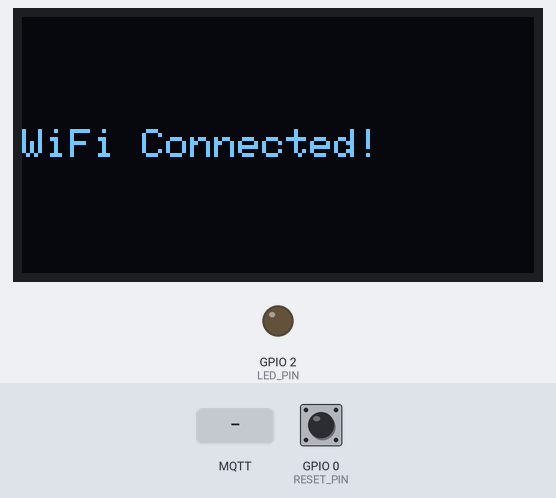
Recording of a sketch running on a simulated ESP32. Parts: 128×64 one-colour display, output pins drawn as LEDs (lit = HIGH). Dashed ring = blinking. The test bench sets the inputs (shaded band); at power-on: GPIO 0 (RESET_PIN) HIGH. WiFi joins after 1.5 s; servers stay silent unless stated; EEPROM starts erased; no MQTT or app messages arrive unless stated; what the sketch prints to the serial monitor is not drawn. At 9.2 s the program restarts the board; the recording ends there.

Above: at 4.0 s.
4.1 s: MQTT message "1" arrives on the first subscribed topic
At 4.22 s:
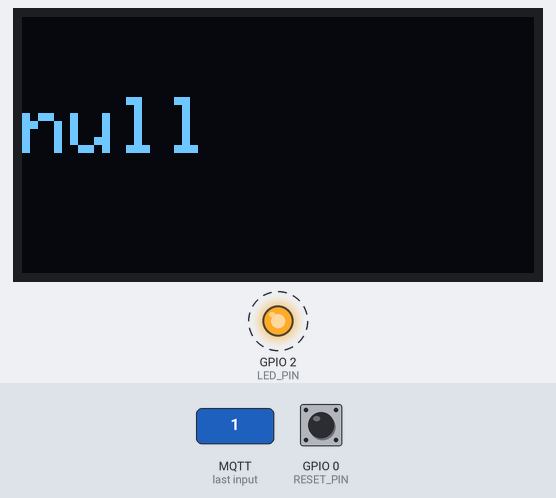
At 5.5 s:
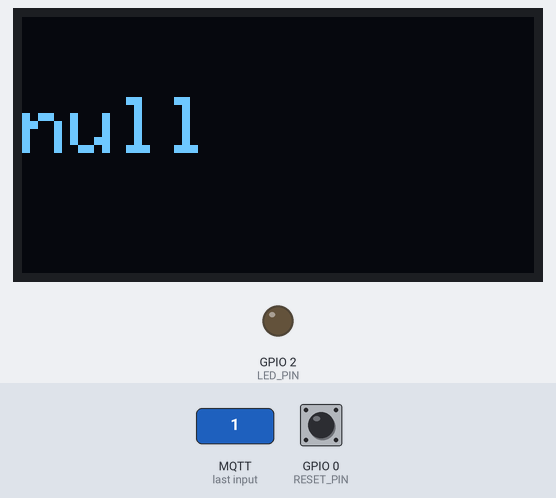
6.2 s: GPIO 0 (RESET_PIN) pulled LOW for 3.2 s
Timing chart, 0 to 9.2 s (numbered marks = the images above; inputs shaded):
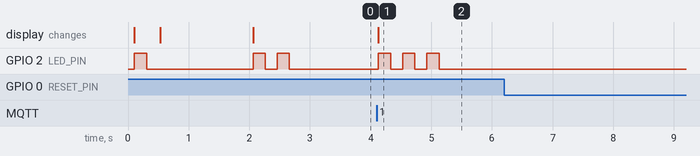

Measured:
- after the input at 4.1 s, GPIO 2 (LED_PIN): alternates HIGH for 0.20 s and LOW for 0.20 s, 6 changes in all, then stays LOW, starting at once; the display: changes at once (image 1)
- after the input at 6.2 s, every drawn part: stays the same

The sketch:

digiplay_firmware.ino
```cpp
// ============================================================
// DigiPlay – IoT-Based Remote Digital Name Display System
// `esp32_firmware.ino` — ESP32 Device Firmware (MQTT Edition)
// ============================================================

#include <WiFi.h>

#include <PubSubClient.h>
#include <ArduinoJson.h>
#include <Adafruit_SSD1306.h>
#include <Adafruit_GFX.h>
#include <Wire.h>
#include <Preferences.h>

// ─── CONFIGURATION ───────────────────────────────────────────
const char* MQTT_BROKER = "#ip_address"; // User specified IP
const int   MQTT_PORT   = 1883;
const char* DEVICE_ID   = "DP001";       // User specified ID

// WiFi Credentials (User specified)
const char* WIFI_SSID   = "#username";
const char* WIFI_PASS   = "#password"; // Replace with actual password

// ─── HARDWARE PINS ───────────────────────────────────────────

#define LED_PIN      2
#define RESET_PIN    0
#define OLED_SDA     23  // User's wiring
#define OLED_SCL     22  // User's wiring

// ─── DISPLAY SETUP ───────────────────────────────────────────

#define SCREEN_WIDTH 128
#define SCREEN_HEIGHT 64
Adafruit_SSD1306 display(SCREEN_WIDTH, SCREEN_HEIGHT, &Wire, -1);

// ─── GLOBALS ─────────────────────────────────────────────────
Preferences preferences;
WiFiClient espClient;
PubSubClient mqtt(espClient);

String currentContent  = "Initializing...";
String currentChecksum = "";


// ─── DISPLAY FUNCTIONS ───────────────────────────────────────
void setupDisplay() {
    Wire.begin(OLED_SDA, OLED_SCL);
    if (!display.begin(SSD1306_SWITCHCAPVCC, 0x3C)) {
        Serial.println(F("[Display] FATAL: SSD1306 not found!"));
        while (true) delay(1000);
    }
    display.clearDisplay();
    display.setTextColor(SSD1306_WHITE);
    display.display();
}

void displayContent(String text) {
    display.clearDisplay();
    display.setTextWrap(true);

    // Determine font size based on content length
    if (text.length() <= 20) {
        display.setTextSize(2);
        display.setCursor(0, 20);
    } else {
        display.setTextSize(1);
        display.setCursor(0, 10);
    }

    display.println(text);
    display.display();
    Serial.println("[Display] Showing: " + text);
}

void displayStatus(String msg) {
    display.clearDisplay();
    display.setTextSize(1);
    display.setCursor(0, 28);
    display.println(msg);
    display.display();
}

// ─── PREFERENCES (FLASH STORAGE) ─────────────────────────────
void loadStoredData() {
    preferences.begin("digiplay", true);
    currentContent  = preferences.getString("content",  "Welcome!");
    currentChecksum = preferences.getString("checksum", "");
    preferences.end();
    Serial.println("[Prefs] Loaded: " + currentContent);
}

void saveData(String content, String checksum) {
    preferences.begin("digiplay", false);
    preferences.putString("content",  content);
    preferences.putString("checksum", checksum);
    preferences.end();
}

// ─── STATUS LED ──────────────────────────────────────────────
void ledBlink(int times, int ms = 200) {
    for (int i = 0; i < times; i++) {
        digitalWrite(LED_PIN, HIGH); delay(ms);
        digitalWrite(LED_PIN, LOW);  delay(ms);
    }
}

// ─── WIFI ────────────────────────────────────────────────────
void setupWiFi() {
    displayStatus("Connecting WiFi...");
    ledBlink(1);

    Serial.println("[WiFi] Connecting to: " + String(WIFI_SSID));
    displayStatus("Connecting: "+ String(WIFI_SSID));

    WiFi.begin(WIFI_SSID, WIFI_PASS);

    while (WiFi.status() != WL_CONNECTED) {
        delay(500);
        Serial.print(".");
    }

    Serial.println("\n[WiFi] Connected: " + WiFi.localIP().toString());
    displayStatus("WiFi Connected!");
    ledBlink(2);
}

// ─── MQTT CALLBACK (The Core Update Logic) ───────────────────
void mqttCallback(char* topic, byte* payload, unsigned int length) {
    Serial.println(F("[MQTT] Message arrived."));

    String msg = "";
    for (int i = 0; i < length; i++) msg += (char)payload[i];

    StaticJsonDocument<512> doc;
    DeserializationError error = deserializeJson(doc, msg);

    if (error) {
        Serial.print(F("[JSON] Parse failed: "));
        Serial.println(error.f_str());
        return;
    }

    String newContent  = doc["content"].as<String>();
    String newChecksum = doc["checksum"].as<String>();

    // Checksum check to prevent redundant writes/blinks
    if (newChecksum == currentChecksum) {
        Serial.println(F("[Update] No change (matching checksum)."));
        return;
    }

    Serial.println("[Update] New content approved: " + newContent);
    currentContent  = newContent;
    currentChecksum = newChecksum;

    saveData(currentContent, currentChecksum);
    displayContent(currentContent);
    ledBlink(3);
}

void reconnectMQTT() {
    while (!mqtt.connected()) {
        Serial.print(F("[MQTT] Attempting connection..."));
        String clientId = "DigiPlayClient-" + String(DEVICE_ID);

        if (mqtt.connect(clientId.c_str())) {
            Serial.println(F(" connected!"));
            String topic = "digiplay/devices/" + String(DEVICE_ID) + "/content";
            mqtt.subscribe(topic.c_str());
            Serial.println("[MQTT] Subscribed to: " + topic);
        } else {
            Serial.print(F(" failed, rc="));
            Serial.print(mqtt.state());
            Serial.println(F(" try again in 5 seconds"));
            delay(5000);
        }
    }
}

// ─── SETUP ───────────────────────────────────────────────────
void setup() {
    Serial.begin(115200);
    pinMode(LED_PIN,   OUTPUT);
    pinMode(RESET_PIN, INPUT_PULLUP);

    setupDisplay();
    loadStoredData();
    displayContent(currentContent); // Show last known content immediately

    setupWiFi();

    mqtt.setServer(MQTT_BROKER, MQTT_PORT);
    mqtt.setCallback(mqttCallback);
}

// ─── MAIN LOOP ───────────────────────────────────────────────
void loop() {
    // Reset Check
    if (digitalRead(RESET_PIN) == LOW) {
        delay(3000);
        if (digitalRead(RESET_PIN) == LOW) {
            Serial.println(F("[Reset] Restarting device..."));
            displayStatus("Restarting...");
            ESP.restart();
        }
    }

    if (!mqtt.connected()) {
        reconnectMQTT();
    }
    mqtt.loop();
}
```
